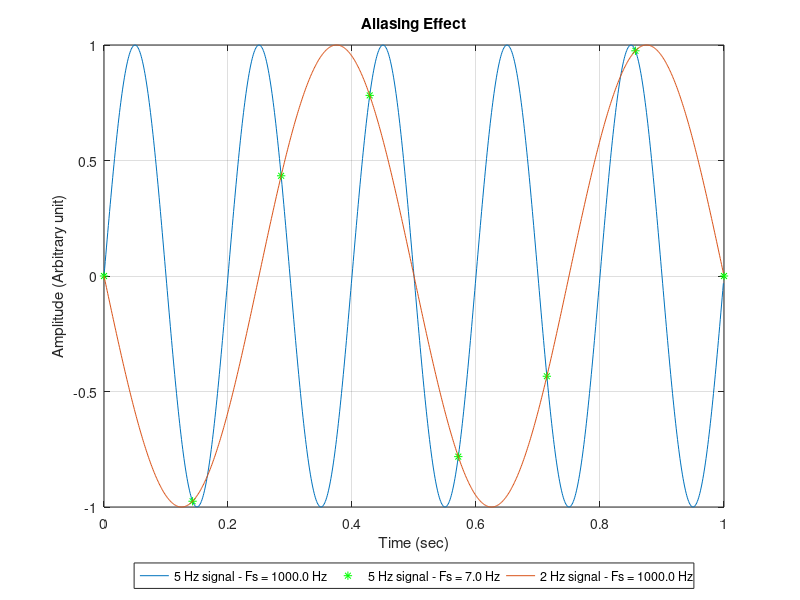

Here is the MATLAB script that generated this plot:
close all
clear variables
clc


TT = 1; % total time
f1 = 5; % signal frequency 1
f2 = 2; % signal frequency 2
N = 1000; % number of samples
Ts1 = TT/N; % sample time 1
Ts2 = 1/7; % sample time 2

t1 = (0:N-1)*Ts1; % time vector  with a sample time of Ts1
t2 = (0:Ts2:TT); % time vector  with a sample time of Ts2
x1 = sin(2*pi*f1*t1); % signal 1 sampled at t1  points
plot(t1,x1,'DisplayName',sprintf('%d Hz signal - Fs = %.1f Hz',f1,Ts1^-1));
hold on

x2 = sin(2*pi*f1*t2); % signal 2 sampled at t2  points
plot(t2,x2,"*g",'DisplayName',sprintf('%d Hz signal - Fs = %.1f Hz',f1,Ts2^-1));

x3 = sin(2*pi*f2*t1+pi); % signal 3 sampled at t1  points
plot(t1,x3,'DisplayName',sprintf('%d Hz signal - Fs = %.1f Hz',f2,Ts1^-1));

legend('Orientation','horizontal','Box','on','Location','southoutside')
grid on
ylabel('Amplitude (Arbitrary unit)')
xlabel('Time (sec)');
title('Aliasing Effect');
